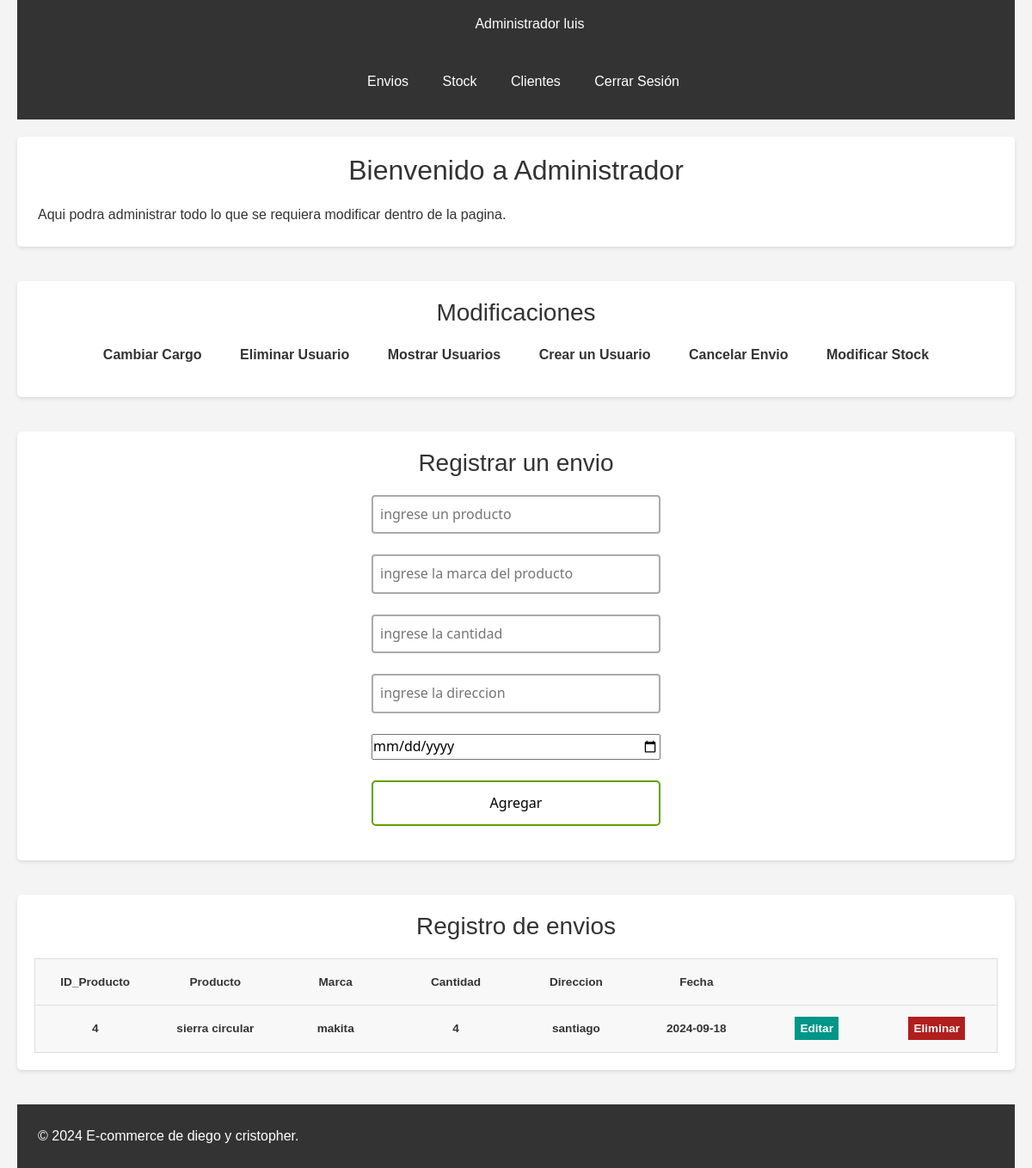
/empleados2.php (signed in), run on the app's committed database.
### tables this page shows
CREATE TABLE `envios` (
  `id` int(11) NOT NULL,
  `producto` varchar(100) NOT NULL,
  `marca` varchar(100) NOT NULL,
  `cantidad` int(11) NOT NULL,
  `direccion` varchar(100) NOT NULL,
  `fecha_envio` date NOT NULL
);

### empleados2.php (the view, shortened to what this page needs)
<?php
$nombreUsuario = isset($_SESSION['usuario']) ? $_SESSION['usuario'] : "Invitado";
$con = connection();
$sql = "SELECT * FROM envios";
$query = mysqli_query($con, $sql);
?>
<!DOCTYPE html>
<html lang="es">
<head>
    <link href="https://cdn.jsdelivr.net/npm/bootstrap@5.3.3/dist/css/bootstrap.min.css" rel="stylesheet">
    <link href="empleadosDise.css" rel="stylesheet">
</head>
<body>
    <header>
        <nav>
           <ul>
                <li>
                    <div class="caja">
                        <?php echo 'Administrador  '.$nombreUsuario; ?>
                    </div>
               </li>
           </ul>
            <ul>
                <li><a href="envios.php">Envios</a></li>
                <li><a href="stock.php">Stock</a></li>
                <li><a href="clientes_datos.php">Clientes</a></li>
                <li><a href="cerrar_sesion.php">Cerrar Sesión</a></li>
            </ul>
        </nav>
    </header>
    <section id="inicio">
        <h2>Bienvenido a Administrador</h2>
        <p>Aqui podra administrar todo lo que se requiera modificar dentro de la pagina.</p>
    </section>
    <section id="categorias">
        <h3>Modificaciones</h3>
        <ul>
            <li><a href="#Mostrar_user">Cambiar Cargo</a></li>
            <li><a href="#Mostrar_user">Eliminar Usuario</a></li>
            <li><a href="#Mostrar_user">Mostrar Usuarios</a></li>
            <li><a href="#crear_user">Crear un Usuario</a></li>
            <li><a href="Mostrar_envios">Cancelar Envio</a></li>
            <li><a href="modificarStock.php">Modificar Stock</a></li>
        </ul>
    </section>
    <section class="metodos_emple">
            <h3>Registrar un envio</h3>
            <div id="crear_env">
          <div class="users-form">
              <form action="agregar_envio.php" method="POST">
                   <input type="text" name="producto" placeholder="ingrese un producto">
                   <input type="text" name="marca" placeholder="ingrese la marca del producto">
                   <input type="text" name="cantidad" placeholder="ingrese la cantidad">
                   <input type="text" name="direccion" placeholder="ingrese la direccion">
                   <input type="date" name="fecha_envio" placeholder="ingrese la fecha de envio">
                   <input type="submit" value="Agregar">
              </form>
          </div>
    </section>
    <section class="metodos_emple">
    <h3>Registro de envios</h3>
            <div id="Mostrar_envios">
            <div class="users-table">
        <table>
            <thead>
                <tr>
                    <th>ID_Producto</th>
                    <th>Producto</th>
                    <th>Marca</th>
                    <th>Cantidad</th>
                    <th>Direccion</th>
                    <th>Fecha</th>
                    <th></th>
                    <th></th>
                </tr>
            </thead>
            <tbody>
                <?php while ($row = mysqli_fetch_array($query)): ?>
                    <tr>
                        <th><?= $row['id'] ?></th>
                        <th><?= $row['producto'] ?></th>
                        <th><?= $row['marca'] ?></th>
                        <th><?= $row['cantidad'] ?></th>
                        <th><?= $row['direccion'] ?></th>
                        <th><?= $row['fecha_envio'] ?></th>
                        <th><a href="modificarEnv.php?id=<?= $row['id'] ?>" class="users-table--edit">Editar</a></th>
                        <th><a href="eliminar_Env.php?id=<?= $row['id'] ?>" class="users-table--delete" >Eliminar</a></th>
                    </tr>
                <?php endwhile; ?>
            </tbody>
        </table>
    </div>
    </section>
    <footer>
        <p>&copy; 2024 E-commerce de diego y cristopher.</p>
    </footer>
</body>
</html>

### empleadosDise.css (style rules this page uses)
* { box-sizing: border-box; margin: 0; padding: 0; }
html { font-family: 'Segoe UI', sans-serif; text-align: center; }
a { text-decoration: none; }
.users-form form { display: flex; flex-direction: column; gap: 24px; width: 30%; margin: 20px auto; text-align: center; }
.users-form form input { font-family: 'Segoe UI', sans-serif; }
.users-form form input[type=text], .users-form form input[type=password], .users-form form input[type=email] { padding: 8px; border:2px solid #aaa; border-radius:4px; outline:none; transition:.3s; }
.users-form form input[type=submit] { border: none; padding: 12px 50px; text-decoration: none; transition-duration: 0.4s; cursor: pointer; border-radius: 5px; background-color: white; color: black; border: 2px solid #60a100; }
.users-table table { border: 1px solid #ccc; border-collapse: collapse; margin: 0; padding: 0; width: 100%; table-layout: fixed; }
table tr { background-color: #f8f8f8; border: 1px solid #ddd; padding: 4px; }
table th { padding: 16px; text-align: center; font-size: .85em; }
.users-table--edit { background: #009688; padding: 6px; color: #fff; text-align: center; font-weight: bold; }
.users-table--delete { background: #b11e1e; padding: 6px; color: #fff; text-align: center; font-weight: bold; }

### empleados2.php (style rules this page uses)
* { margin: 0; padding: 0; box-sizing: border-box; font-family: Arial, sans-serif; }
body { line-height: 1.6; background-color: #f4f4f4; color: #333; padding: 0 20px; }
header { background-color: #333; color: #fff; padding: 15px 0; margin-bottom: 20px; }
nav ul { list-style: none; text-align: center; }
nav ul li { display: inline; margin-right: 15px; }
nav ul li a { color: #fff; text-decoration: none; font-size: 16px; padding: 5px 10px; transition: background-color 0.3s; }
section { margin-bottom: 40px; padding: 20px; background-color: #fff; border-radius: 5px; box-shadow: 0 2px 4px rgba(0, 0, 0, 0.1); text-align: center; }
section h2, section h3 { color: #333; margin-bottom: 20px; text-align: center; font-weight: normal; }
#categorias ul { list-style: none; padding: 0; text-align: center; }
#categorias ul li { display: inline-block; margin: 0 10px; }
#categorias ul li a { color: #333; text-decoration: none; font-weight: bold; padding: 5px 10px; transition: color 0.3s, background-color 0.3s; }
footer { text-align: center; padding: 20px; background-color: #333; color: #fff; margin-top: 20px; position: relative; bottom: 0; width: 100%; }
p { width: 50%; height: auto; margin: 4px; text-align: left; }
form { text-align: center; }

### data on the page
envios: id "4", producto "sierra circular", marca "makita", cantidad "4", direccion "santiago", fecha_envio "2024-09-18"

### other printed values
$nombreUsuario "luis"
